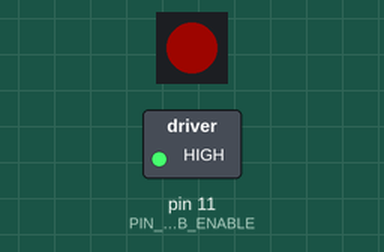
Recording of a sketch running on a simulated Arduino Uno, built with avr-gcc and run on an emulated ATmega328P. Parts: 1 RGB LEDs in strip order, left to right, switched loads named in the sketch (green lamp = pin HIGH). Dim RGB values are drawn brighter than linear.

Above: at 0.13 s.
At 0.8 s:
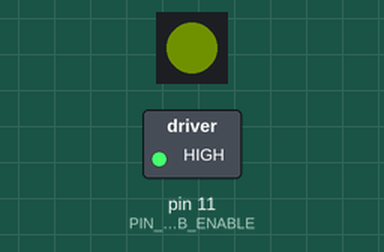
At 1.75 s:
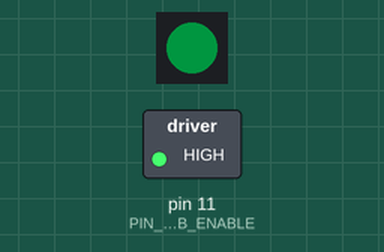
At 3.38 s:
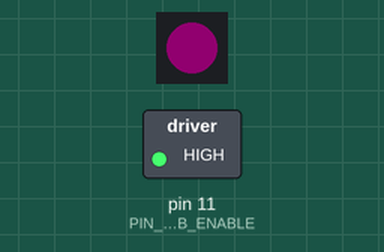
Timing chart, 0 to 4.5 s (numbered marks = the images above):
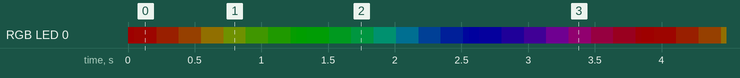

The sketch:

test_rgb.ino
```cpp
#include <Adafruit_NeoPixel.h>

const uint8_t PIN_RGB_ENABLE = 11;   // GP11 powers the FET
const uint8_t PIN_RGB_DATA   = 12;   // GP12 WS2812 DIN
const uint8_t NUM_PIXELS     = 1;

Adafruit_NeoPixel led(NUM_PIXELS, PIN_RGB_DATA, NEO_GRB + NEO_KHZ800);

/* helper: wheel → 0‒255 maps to RGB */
uint32_t colorWheel(uint8_t pos) {
  pos = 255 - pos;
  if (pos < 85)  return led.Color(255 - pos * 3, 0, pos * 3);          // red→green
  if (pos < 170) { pos -= 85; return led.Color(0, pos * 3, 255 - pos * 3); } // green→blue
  pos -= 170;   return led.Color(pos * 3, 255 - pos * 3, 0);           // blue→red
}

void setup() {
  pinMode(PIN_RGB_ENABLE, OUTPUT);
  digitalWrite(PIN_RGB_ENABLE, HIGH);   // power the pixel

  led.begin();
  led.setBrightness(30);                // scale 0-255
  led.show();
}

void loop() {
  static uint8_t hue = 0;
  led.setPixelColor(0, colorWheel(hue++));
  led.show();
  delay(15);                            // adjust for speed
}
```

Measured:
- by itself, everything shown: repeats every 3.9 s, in 27 steps
